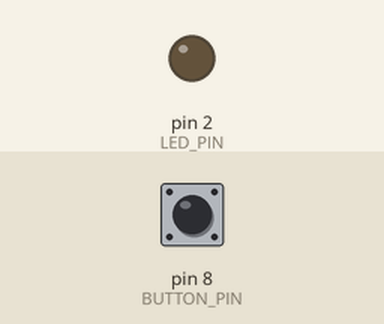
This sketch was run on a simulated Arduino Uno, built with avr-gcc and run on an emulated ATmega328P. On the bench: output pins drawn as LEDs (lit = HIGH). Inputs (shaded band) come from the test bench; at power-on: pin 8 (BUTTON_PIN) HIGH.

Above: at 1.2 s.
1.3 s: pin 8 (BUTTON_PIN) pulled LOW for 0.15 s
At 2.5 s:
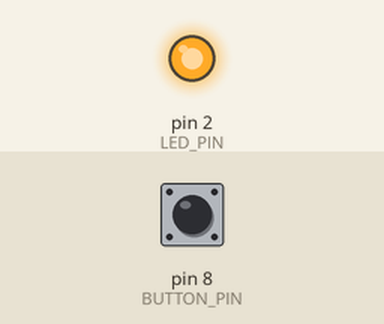
2.9 s: pin 8 (BUTTON_PIN) pulled LOW for 1 s
At 4.0 s:
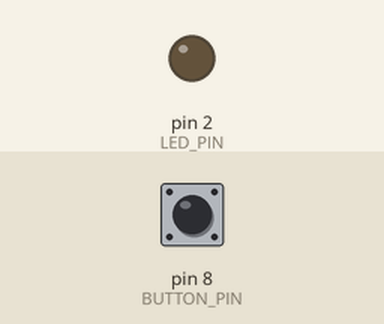
5.4 s: pin 8 (BUTTON_PIN) pulled LOW for 3.2 s
At 5.9 s:
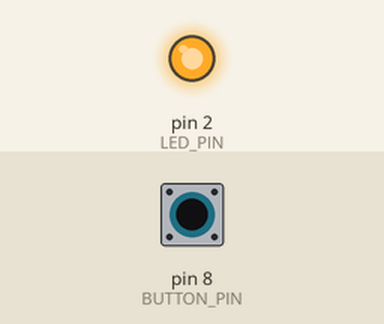
Timing chart, 0 to 8.4 s (numbered marks = the images above; inputs shaded):
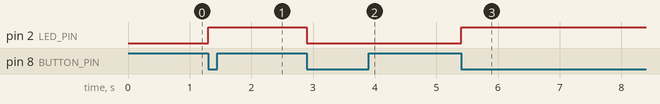

Measured:
- after the input at 1.3 s, pin 2 (LED_PIN): LOW → HIGH at once
- after the input at 2.9 s, pin 2 (LED_PIN): HIGH → LOW at once
- after the input at 5.4 s, pin 2 (LED_PIN): LOW → HIGH at once

The sketch:

Blink_LED_Pin3.ino
```cpp
const int LED_PIN = 2;
const int BUTTON_PIN = 8; // Replace 2 with the actual button pin you are using

bool ledState = LOW;       // Store the current state of the LED
bool lastButtonState = LOW; // Store the previous state of the button

void setup() {
  pinMode(LED_PIN, OUTPUT);
  pinMode(BUTTON_PIN, INPUT_PULLUP);
}

void loop() {
  // Read the current state of the button (LOW when pressed, HIGH when released)
  bool buttonState = digitalRead(BUTTON_PIN);

  // Check if the button is pressed (LOW state) and was not pressed before
  if (buttonState == LOW && lastButtonState == HIGH) {
    // Toggle the LED state
    ledState = !ledState;
    digitalWrite(LED_PIN, ledState);
  }

  // Store the current button state for the next iteration
  lastButtonState = buttonState;

  // You can add other code here if needed

  delay(20); // Small delay to avoid button bouncing
}
```
